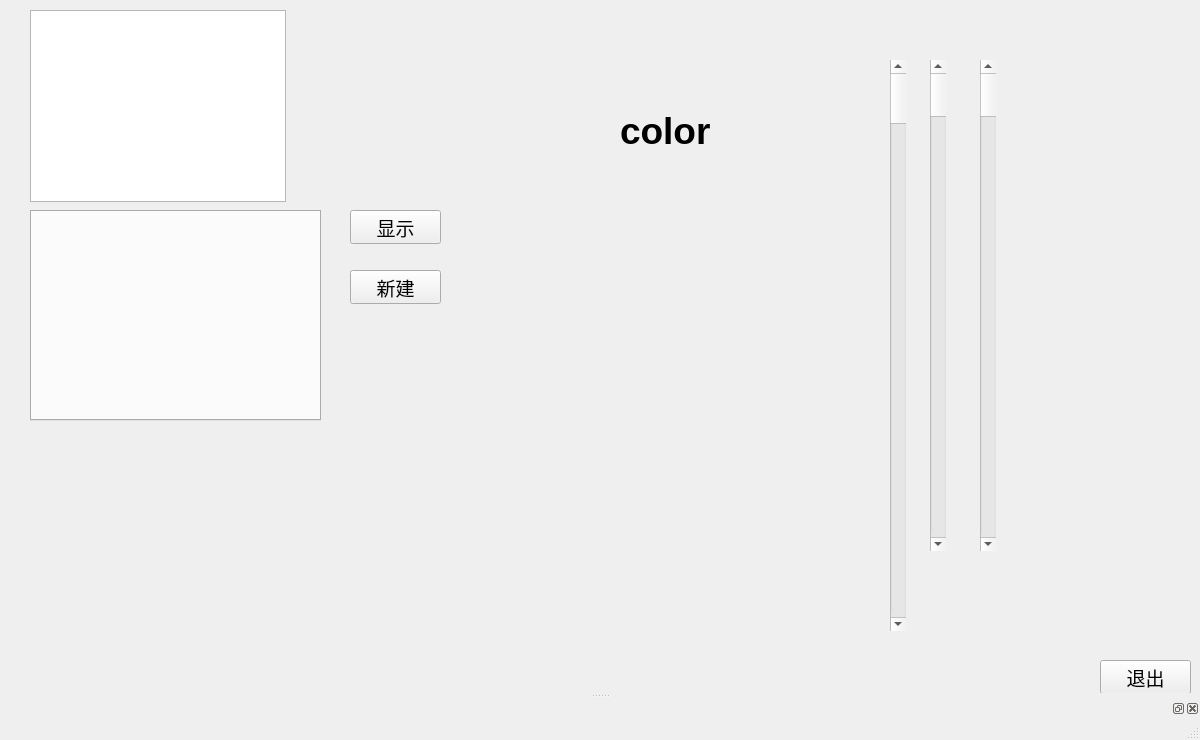
<?xml version="1.0" encoding="UTF-8"?>
<ui version="4.0">
 <class>MainWindow</class>
 <widget class="QMainWindow" name="MainWindow">
  <property name="geometry">
   <rect>
    <x>0</x>
    <y>0</y>
    <width>1200</width>
    <height>740</height>
   </rect>
  </property>
  <property name="windowTitle">
   <string>MainWindow</string>
  </property>
  <widget class="QWidget" name="centralwidget">
   <widget class="QPushButton" name="quit_btn">
    <property name="geometry">
     <rect>
      <x>1100</x>
      <y>660</y>
      <width>91</width>
      <height>34</height>
     </rect>
    </property>
    <property name="font">
     <font>
      <family>Palatino</family>
      <pointsize>14</pointsize>
     </font>
    </property>
    <property name="text">
     <string>退出</string>
    </property>
   </widget>
   <widget class="QTabWidget" name="tabWidget">
    <property name="geometry">
     <rect>
      <x>30</x>
      <y>210</y>
      <width>291</width>
      <height>211</height>
     </rect>
    </property>
    <property name="currentIndex">
     <number>-1</number>
    </property>
   </widget>
   <widget class="QPushButton" name="quit_btn_2">
    <property name="geometry">
     <rect>
      <x>350</x>
      <y>210</y>
      <width>91</width>
      <height>34</height>
     </rect>
    </property>
    <property name="font">
     <font>
      <family>Palatino</family>
      <pointsize>14</pointsize>
     </font>
    </property>
    <property name="text">
     <string>显示</string>
    </property>
   </widget>
   <widget class="QListWidget" name="listWidget">
    <property name="geometry">
     <rect>
      <x>30</x>
      <y>10</y>
      <width>256</width>
      <height>192</height>
     </rect>
    </property>
   </widget>
   <widget class="QStackedWidget" name="stackedWidget">
    <property name="geometry">
     <rect>
      <x>310</x>
      <y>20</y>
      <width>281</width>
      <height>51</height>
     </rect>
    </property>
    <property name="currentIndex">
     <number>-1</number>
    </property>
   </widget>
   <widget class="QPushButton" name="quit_btn_3">
    <property name="geometry">
     <rect>
      <x>350</x>
      <y>270</y>
      <width>91</width>
      <height>34</height>
     </rect>
    </property>
    <property name="font">
     <font>
      <family>Palatino</family>
      <pointsize>14</pointsize>
     </font>
    </property>
    <property name="text">
     <string>新建</string>
    </property>
   </widget>
   <widget class="QScrollBar" name="verticalScrollBar">
    <property name="geometry">
     <rect>
      <x>890</x>
      <y>60</y>
      <width>16</width>
      <height>571</height>
     </rect>
    </property>
    <property name="orientation">
     <enum>Qt::Vertical</enum>
    </property>
   </widget>
   <widget class="QScrollBar" name="verticalScrollBar_2">
    <property name="geometry">
     <rect>
      <x>930</x>
      <y>60</y>
      <width>16</width>
      <height>491</height>
     </rect>
    </property>
    <property name="orientation">
     <enum>Qt::Vertical</enum>
    </property>
   </widget>
   <widget class="QScrollBar" name="verticalScrollBar_3">
    <property name="geometry">
     <rect>
      <x>980</x>
      <y>60</y>
      <width>16</width>
      <height>491</height>
     </rect>
    </property>
    <property name="orientation">
     <enum>Qt::Vertical</enum>
    </property>
   </widget>
   <widget class="QLabel" name="label">
    <property name="geometry">
     <rect>
      <x>620</x>
      <y>90</y>
      <width>181</width>
      <height>81</height>
     </rect>
    </property>
    <property name="font">
     <font>
      <pointsize>28</pointsize>
      <weight>75</weight>
      <bold>true</bold>
     </font>
    </property>
    <property name="text">
     <string>color</string>
    </property>
   </widget>
  </widget>
  <widget class="QMenuBar" name="menubar">
   <property name="geometry">
    <rect>
     <x>0</x>
     <y>0</y>
     <width>1200</width>
     <height>28</height>
    </rect>
   </property>
  </widget>
  <widget class="QStatusBar" name="statusbar"/>
  <widget class="QDockWidget" name="dockWidget">
   <attribute name="dockWidgetArea">
    <number>8</number>
   </attribute>
   <widget class="QWidget" name="dockWidgetContents_4"/>
  </widget>
 </widget>
 <resources/>
 <connections/>
</ui>
